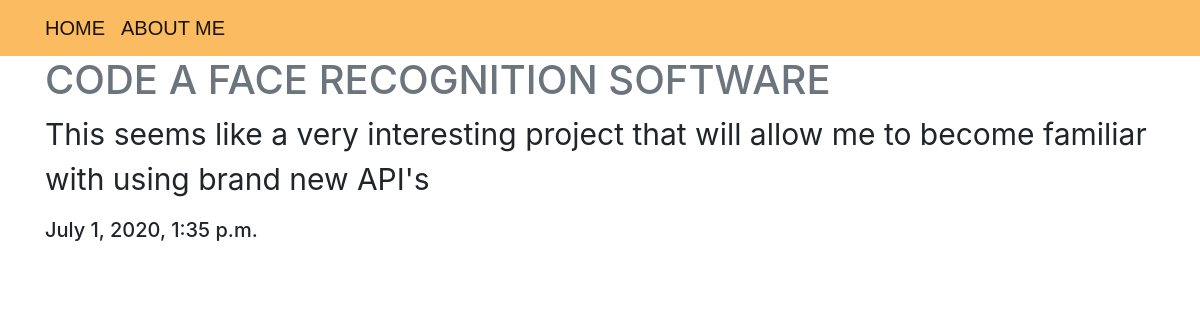
Before: /blog/todo/2/ with the older database file.
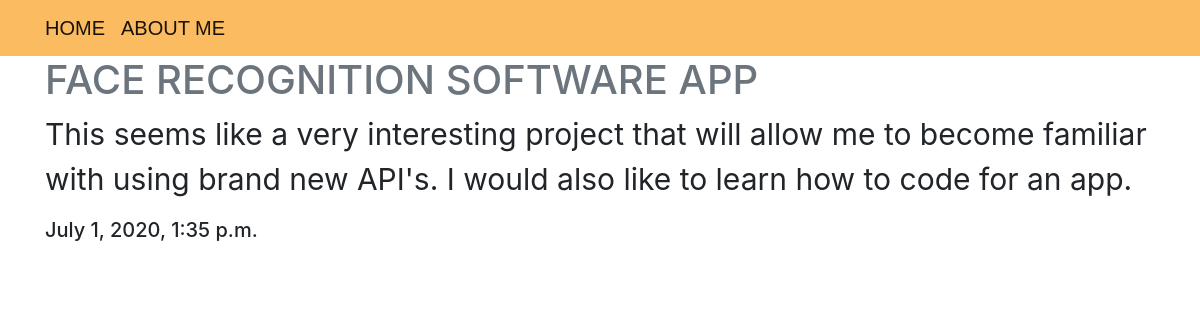
After: the same page with the newer database file.
### blog/models.py (models this page shows)
class Todo(models.Model):
    title = models.CharField(max_length=100)
    description = models.TextField()
    date = models.DateTimeField(auto_now_add=True)

### blog/views.py (the view)
# urls.py: path("todo/<int:pk>/", views.todo_index, name="todo_index"),
def todo_index(request,pk):
    todo =Todo.objects.get (pk=pk)
    context = {
        'todo' : todo
        }
    return render (request, 'todo_index.html', context)

### blog/templates/todo_index.html
{% extends "base.html" %}
{% load static %}
{% block page_content %}
<h1 class = "display-6 text-secondary text-uppercase " style = " fontsize:40px;"> {{todo.title}} </h1>
<p style = "font-size:30px;"> {{todo.description}} </p>
<h5>{{todo.date}}</h5>
{% endblock %}

Changed rows visible on the page:
changed Todo: title "CODE A FACE RECOGNITION SOFTWARE" → "FACE RECOGNITION SOFTWARE APP"; description "This seems like a very interesting project that will allow me to become familiar with using brand new API's" → "This seems like a very interesting project that will allow me to become familiar with using brand new API's. I would also like to learn how to code for an app."
